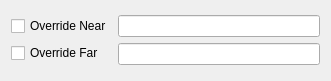
<?xml version="1.0" encoding="UTF-8"?>
<ui version="4.0">
 <class>AdjustClipping</class>
 <widget class="QDialog" name="AdjustClipping">
 <property name="comment" stdset="0">
   <string>
     Copyright 2016 Pixar                                                                   
                                                                                            
     Licensed under the Apache License, Version 2.0 (the &quot;Apache License&quot;)      
     with the following modification; you may not use this file except in                   
     compliance with the Apache License and the following modification to it:               
     Section 6. Trademarks. is deleted and replaced with:                                   
                                                                                            
     6. Trademarks. This License does not grant permission to use the trade                 
        names, trademarks, service marks, or product names of the Licensor                  
        and its affiliates, except as required to comply with Section 4(c) of               
        the License and to reproduce the content of the NOTICE file.                        
                                                                                            
     You may obtain a copy of the Apache License at                                         
                                                                                            
         http://www.apache.org/licenses/LICENSE-2.0                                         
                                                                                            
     Unless required by applicable law or agreed to in writing, software                    
     distributed under the Apache License with the above modification is                    
     distributed on an &quot;AS IS&quot; BASIS, WITHOUT WARRANTIES OR CONDITIONS OF ANY   
     KIND, either express or implied. See the Apache License for the specific               
     language governing permissions and limitations under the Apache License.               
  </string>
  </property>
  <property name="geometry">
   <rect>
    <x>0</x>
    <y>0</y>
    <width>331</width>
    <height>81</height>
   </rect>
  </property>
  <property name="windowTitle">
   <string>Adjust Clipping Planes</string>
  </property>
  <layout class="QVBoxLayout" name="verticalLayout">
   <item>
    <layout class="QHBoxLayout" name="horizontalLayout">
     <item>
      <layout class="QVBoxLayout" name="verticalLayout_2">
       <item>
        <widget class="QCheckBox" name="overrideNear">
         <property name="focusPolicy">
          <enum>Qt::NoFocus</enum>
         </property>
         <property name="text">
          <string>Override Near</string>
         </property>
        </widget>
       </item>
       <item>
        <widget class="QCheckBox" name="overrideFar">
         <property name="focusPolicy">
          <enum>Qt::NoFocus</enum>
         </property>
         <property name="text">
          <string>Override Far</string>
         </property>
        </widget>
       </item>
      </layout>
     </item>
     <item>
      <layout class="QVBoxLayout" name="verticalLayout_3">
       <item>
        <widget class="QLineEdit" name="nearEdit"/>
       </item>
       <item>
        <widget class="QLineEdit" name="farEdit"/>
       </item>
      </layout>
     </item>
    </layout>
   </item>
  </layout>
 </widget>
 <resources/>
 <connections/>
</ui>
